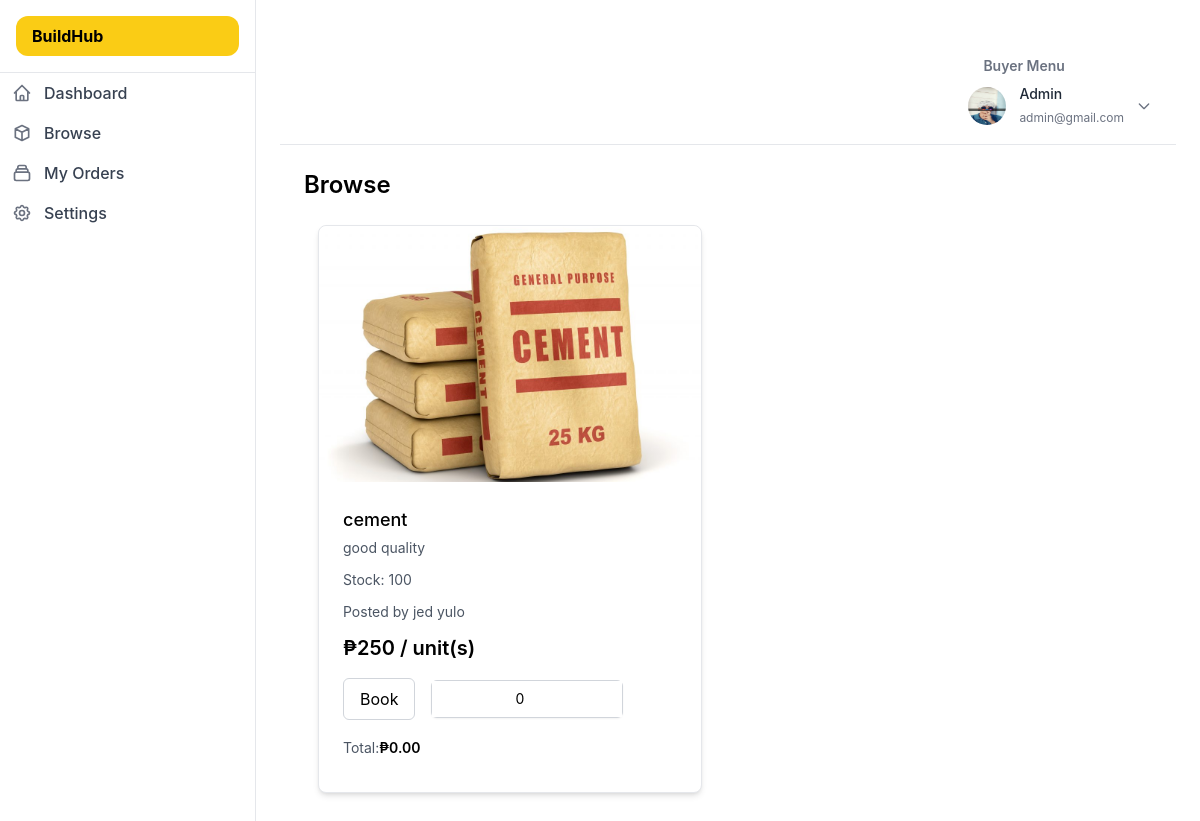
/Buildhub/buyer/orders.php?error=no_product (signed in), run on the app's committed database.
### tables this page shows
CREATE TABLE `users` (
  `id` int(11) UNSIGNED NOT NULL,
  `fname` varchar(255) NOT NULL,
  `lname` varchar(2255) NOT NULL,
  `email` varchar(255) NOT NULL,
  `profile_picture` varchar(255) DEFAULT NULL,
  `password` varchar(255) DEFAULT NULL,
  `role` enum('buyer','seller','admin') NOT NULL
);

CREATE TABLE `products` (
  `id` int(11) UNSIGNED NOT NULL,
  `user_id` int(11) UNSIGNED NOT NULL,
  `order_id` int(11) UNSIGNED NOT NULL,
  `product_id` int(11) UNSIGNED NOT NULL,
  `product_name` varchar(255) NOT NULL,
  `description` varchar(255) NOT NULL,
  `unit_price` int(11) NOT NULL,
  `quantity` int(11) NOT NULL,
  `file` varchar(255) NOT NULL,
  `line_total` int(11) NOT NULL,
  `created_at` datetime NOT NULL DEFAULT current_timestamp(),
  `updated_at` datetime NOT NULL DEFAULT current_timestamp() ON UPDATE current_timestamp()
);

### Buildhub/buyer/orders.php (the view, shortened to what this page needs)
<?php
$conn = mysqli_connect("localhost", "root", "", "user_db");
$sellerId = $_SESSION['user_id'] ?? 0;
$userData = null;
if ($conn && $sellerId > 0) {
  $sql = "SELECT fname, lname, email, profile_picture FROM users WHERE id = ? LIMIT 1";
  if ($stmt = mysqli_prepare($conn, $sql)) {
    mysqli_stmt_bind_param($stmt, 'i', $sellerId);
    mysqli_stmt_execute($stmt);
    $result = mysqli_stmt_get_result($stmt);
    $userData = $result->fetch_assoc();
  }
}
$profilePicture = $userData['profile_picture'] ?? null;
$profilePicturePath = $profilePicture
  ? "../images/profiles/" . $profilePicture
  : "../images/default-profile.png";
$sql = "
  SELECT p.*,
         TRIM(CONCAT(
           COALESCE(u.fname, ''),
           ' ',
           COALESCE(u.lname, '')
         )) AS posted_by
  FROM products p
  LEFT JOIN users u ON u.id = p.user_id
  ORDER BY p.id DESC
";
$result = mysqli_query($conn, $sql);
?>
<!DOCTYPE html>
<html lang="en">
<head>
    <script src="https://cdn.tailwindcss.com"></script>
</head>
<body class="bg-white font-sans antialiased">
  <div class="flex flex-col md:flex-row min-h-screen">
    <?php include '../nav/sidebar_buyer.php'; ?>
    <main class="ml-16 md:ml-64 p-0 md:p-6 flex-1">
        <?php include '../nav/topbar_buyer.php'; ?>
        <div class="p-6">
            <h2 class="text-2xl font-semibold text-black mb-6">Browse</h2>
<div class="grid grid-cols-1 md:grid-cols-2 gap-4 md:gap-6">
  <?php while($row = mysqli_fetch_assoc($result)) { ?>
    <div class="bg-white rounded-lg shadow-md overflow-hidden border border-gray-200 w-full max-w-sm mx-auto">
      <img
        src="../images/<?php echo $row['file']; ?>"
        alt="Cement Bags"
        class="w-full h-auto max-h-48 md:max-h-64 object-cover rounded-t-lg"
      />
      <div class="p-4 md:p-6">
        <h3 class="text-base md:text-lg font-medium text-black mb-1">
          <?php echo $row['product_name']; ?>
        </h3>
        <p class="text-gray-600 text-sm mb-3">
          <?php echo $row['description']; ?>
        </p>
        <p class="text-gray-600 text-sm mb-3">
          Stock: <?php echo $row['quantity']; ?>
        </p>
        <p class="text-gray-600 text-sm mb-3">
        Posted by <?= htmlspecialchars($row['posted_by'] ?? 'Unknown') ?>
        </p>
        <p class="text-lg md:text-xl font-semibold text-black mb-4">
          ₱<span class="product-price"><?php echo $row['unit_price']; ?></span> / unit(s)
        </p>
        <div class="flex items-center flex-wrap gap-x-4 gap-y-2">
          <form
            action="checkout.php"
            method="POST"
            class="book-form flex items-center flex-wrap gap-x-4 gap-y-2"
            data-image="../images/<?php echo $row['file']; ?>"
          >
            <button
              type="submit"
              class="book-btn px-4 py-2 bg-white text-black border border-gray-300 rounded-md hover:bg-gray-50 transition-colors"
            >
              Book
            </button>
    <div class="flex items-stretch border border-gray-300 rounded-md bg-white shadow-sm
            w-full max-w-[10rem] sm:max-w-[12rem]">
  <input type="number" min="0" value="0" class="quantity-field w-full text-center text-black outline-none px-3 py-2
           text-base sm:text-sm focus:ring-2 focus:ring-yellow-400 focus:border-yellow-400"
  />
</div>
            <p class="text-sm text-gray-600 whitespace-nowrap ml-0 md:ml-0 h-10 flex items-center">
              Total: <span class="total-value font-semibold text-black">₱0.00</span>
            </p>
          </form>
        </div>
      </div>
    </div>
  <?php } ?>
</div>
        </div>
    </main>
  </div>
</body>
</html>

### Buildhub/nav/topbar_buyer.php (shortened to what this page needs)
<div class="top-0 z-[10] bg-white border-b border-gray-200 px-6 py-4 flex justify-end items-center transition-all duration-300 lg:ml-640">
  <div class="relative">
      <h1 class="text-gray-500 text-xs md:text-sm font-semibold px-4 mt-4 mb-2 hidden md:block">Buyer Menu</h1>
    <button id="profileButton" class="flex items-center space-x-3 focus:outline-none">
      <img src="<?= htmlspecialchars($profilePicturePath) ?>" alt="user-image" class="w-10 h-10 rounded-full border border-white" />
      <div class="hidden md:block text-left">
        <h4 class="text-sm font-medium text-gray-800"><?= htmlspecialchars($_SESSION['fname'] ?? 'User') ?></h4>
        <span class="text-xs text-gray-500"><?= htmlspecialchars($_SESSION['email'] ?? '') ?></span>
      </div>
      <svg xmlns="http://www.w3.org/2000/svg" class="h-4 w-4 text-gray-500 ml-1" fill="none" viewBox="0 0 24 24" stroke="currentColor">
        <path stroke-linecap="round" stroke-linejoin="round" stroke-width="2" d="M19 9l-7 7-7-7" />
      </svg>
    </button>
  </div>
</div>

### data on the page
users: profile_picture (picture)
products: file (picture), product_name "cement", description "good quality", quantity "100", posted_by "jed yulo", unit_price "250"

### other printed values
$_SESSION['fname'] "Admin"
$_SESSION['email'] "admin@gmail.com"
